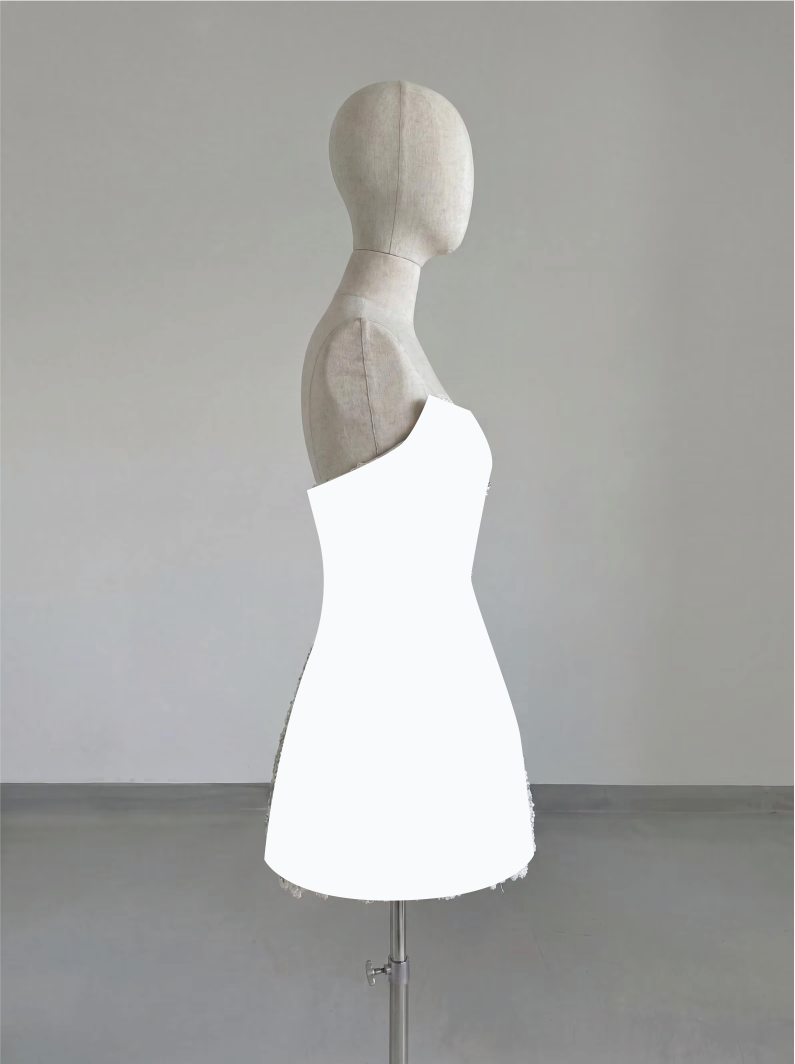
#> input picture tools/dress-shell/silhouette-trace.png, 1589 x 2128 px (shown at 1/2 size)
$ python export_profiles.py
#> lines starting #> are read from the running program, lines starting #| are printed output that depends on the picture; after the words box and inside, x2 and y2 are one past the last pixel; in counts of white or black regions, pixels touching at a corner belong together
### tools/dress-shell/silhouette.py
"""Silhouette input path — b(v) AUTHORED from a traced side view.

The side-profile silhouette is a direct measurement of the front-to-back
half-depth b(v) (the traced width at height v is back-most to front-most
extent = 2 * b for our front/back-symmetric sections). This module turns
a trace into a smooth authored b(v):

  INPUT  (one of)
    - a points list / file of (v_mm, half_depth_mm) rows (already scaled)
    - a traced-silhouette image (white fill on any background): widths
      are measured per scan row and SCALED using waist-to-hem = 381 mm
      as the reference dimension (the waist row is the narrowest row in
      the interior; the hem row is the lowest filled row). The implied
      total garment height is reported for sanity-checking the scale.

  FIT
    The source is a perspective photo: distortion is worst at the
    extremes and least mid-height, so the fit SMOOTHS rather than honors
    every traced point (least-squares cubic spline, knots every
    ~knot_mm). Residuals between fit and raw trace are reported per
    region so the photo's lies are visible.

  SHAPE CONTRACT (reported AND asserted, like the neckline curve)
    - b(v) > 0 everywhere
    - at most the expected extrema over the garment: a single minimum
      near the waist and (if the trace spans the bodice) a single
      maximum near the bust — no extra fitted wiggles
    - the tangent at the bust crest is ~zero by construction of a smooth
      max; the tangent AT THE HEM is measured and reported, NOT forced:
      whether the traced hem meets the floor vertically decides whether
      the n = 1.6 superellipse hem is even compatible.

The a(v) companion solve lives in bodice.solve_a_given_b: with b(v)
authored, a(v) comes from the KNOWN circumference anchors via Ramanujan,
and the a/b ratio becomes a REPORTED OUTPUT, never an assumption.
"""

import math
from dataclasses import dataclass
from pathlib import Path

import numpy as np
from scipy.interpolate import LSQUnivariateSpline

WAIST_TO_HEM_MM = 381.0     # the scaling reference dimension (given)


class SilhouetteError(ValueError):
    """Raised for unusable traces or a broken shape contract."""


# [15 lines left out: function load_points, not called in this run]


def extract_from_image(path, white_thresh=240, min_run_px=6,
                       waist_search=(0.25, 0.75), shoulder_slope_cut=0.7,
                       fill="white", dark_thresh=70):
    """Measure the traced silhouette (white fill) from an image file.

    Robustness: photos carry stray near-white speckles (wall highlights,
    mannequin sheen), so the silhouette is taken as the LARGEST CONNECTED
    COMPONENT of white pixels, and widths are edge-to-edge within that
    component only.

    One-shoulder tops: above the back-neckline corner the trace narrows
    along the shoulder diagonal and the row width stops meaning 2*b. The
    back edge is scanned upward from the bust; the first row where its
    inward slope exceeds `shoulder_slope_cut` (px/px) marks the cut, and
    rows above it are EXCLUDED from the returned points (the cut height
    is reported so it can be sanity-checked against the side neckline).

    Returns (points, report): points are (v_mm, half_depth_mm) rows on
    the model's height convention (v = 0 at the WAIST, positive upward,
    hem at v = -381); report carries the pixel landmarks, mm-per-px, and
    the implied total height for scale sanity-checking.
    """
#> called with white_thresh = 240, min_run_px = 6, waist_search = (0.25, 0.75), shoulder_slope_cut = 0.7, fill = 'white', dark_thresh = 70
    from PIL import Image
    from scipy import ndimage
    img = np.asarray(Image.open(path).convert("RGB"), dtype=np.uint8)
    # fill="white": white-filled trace (light garment). fill="dark":
    # black-filled trace — same pipeline on the inverted mask.
    if fill == "dark":
        white = np.all(img <= dark_thresh, axis=-1)
    else:
        white = np.all(img >= white_thresh, axis=-1)
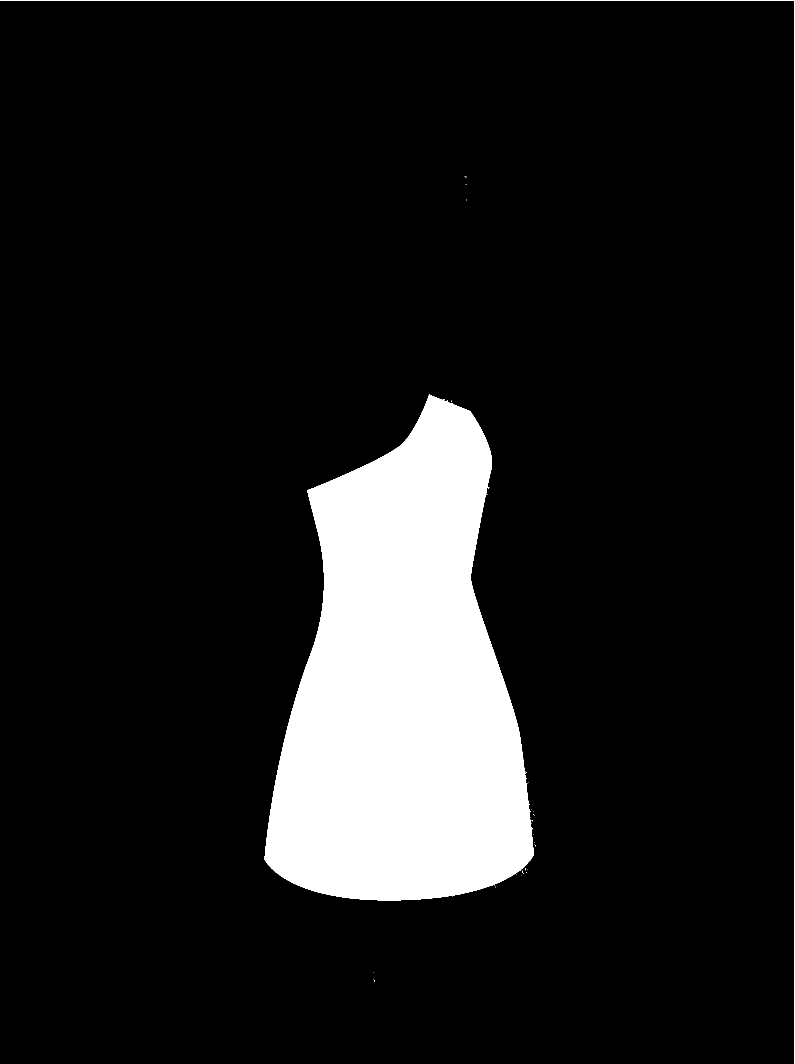
#> white: shape (2128, 1589) bool (shown at 1/2 size); 11% white; 31 white regions (29 under 20 px), largest, box (x1, y1, x2, y2) and area: (529, 789, 1068, 1801) 368221, (0, 0, 1589, 2128) 3716
    labels, n = ndimage.label(white)
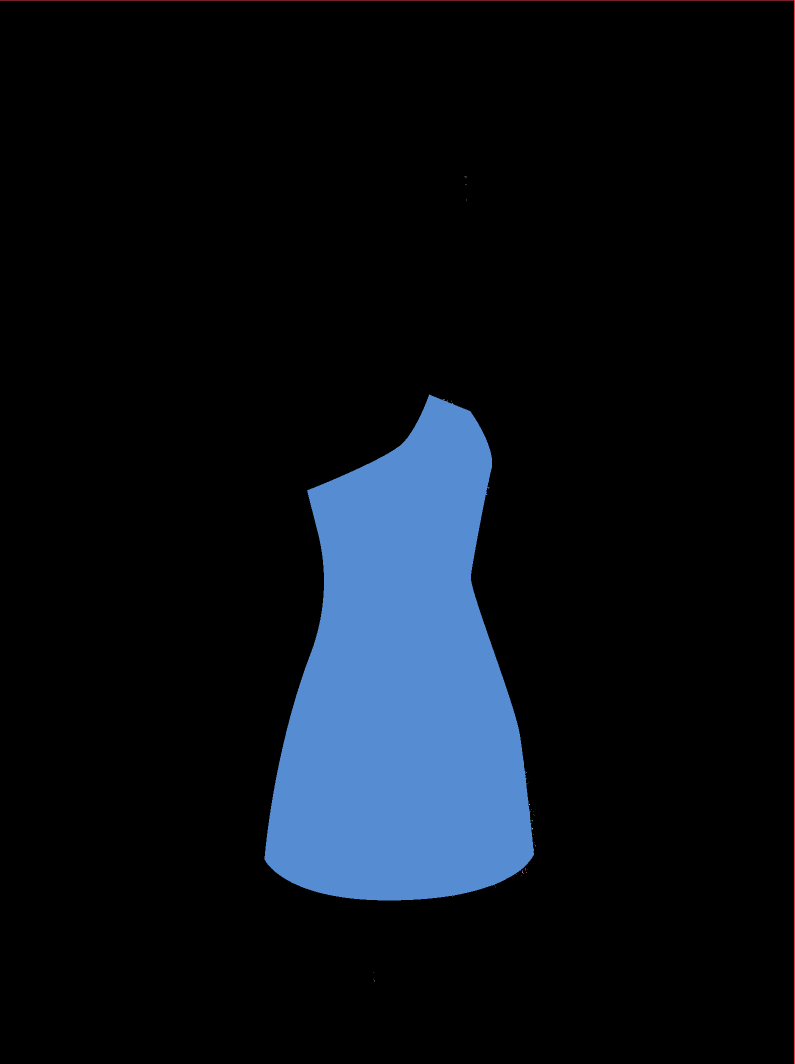
#> labels: shape (2128, 1589) int32 (shown at 1/2 size); 37 distinct labels, from 0 to 36; one colour per label, 0 black
#> n = 36
    if n == 0:
        raise SilhouetteError("no white silhouette found")
    sizes = ndimage.sum(white, labels, range(1, n + 1))
#> sizes = 36 values, max 368219 at index 5, min 1 at index 1, mean 10333.5
#> (the rest of the program and of its run is left out)
